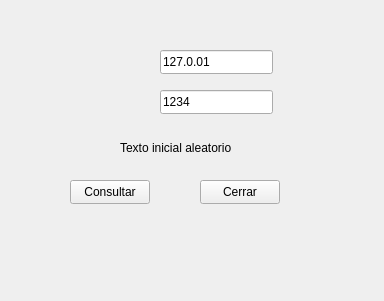
<?xml version="1.0" encoding="UTF-8"?>
<ui version="4.0">
 <class>Client</class>
 <widget class="QWidget" name="Client">
  <property name="geometry">
   <rect>
    <x>0</x>
    <y>0</y>
    <width>384</width>
    <height>301</height>
   </rect>
  </property>
  <property name="windowTitle">
   <string>Client</string>
  </property>
  <widget class="QLineEdit" name="le_ip">
   <property name="geometry">
    <rect>
     <x>160</x>
     <y>50</y>
     <width>113</width>
     <height>24</height>
    </rect>
   </property>
   <property name="text">
    <string>127.0.01</string>
   </property>
  </widget>
  <widget class="QLineEdit" name="le_port">
   <property name="geometry">
    <rect>
     <x>160</x>
     <y>90</y>
     <width>113</width>
     <height>24</height>
    </rect>
   </property>
   <property name="text">
    <string>1234</string>
   </property>
  </widget>
  <widget class="QLabel" name="lbl_message">
   <property name="geometry">
    <rect>
     <x>120</x>
     <y>140</y>
     <width>131</width>
     <height>16</height>
    </rect>
   </property>
   <property name="text">
    <string>Texto inicial aleatorio</string>
   </property>
  </widget>
  <widget class="QPushButton" name="pb_request">
   <property name="geometry">
    <rect>
     <x>70</x>
     <y>180</y>
     <width>80</width>
     <height>24</height>
    </rect>
   </property>
   <property name="text">
    <string>Consultar</string>
   </property>
  </widget>
  <widget class="QPushButton" name="pb_close">
   <property name="geometry">
    <rect>
     <x>200</x>
     <y>180</y>
     <width>80</width>
     <height>24</height>
    </rect>
   </property>
   <property name="text">
    <string>Cerrar</string>
   </property>
  </widget>
 </widget>
 <resources/>
 <connections/>
</ui>
